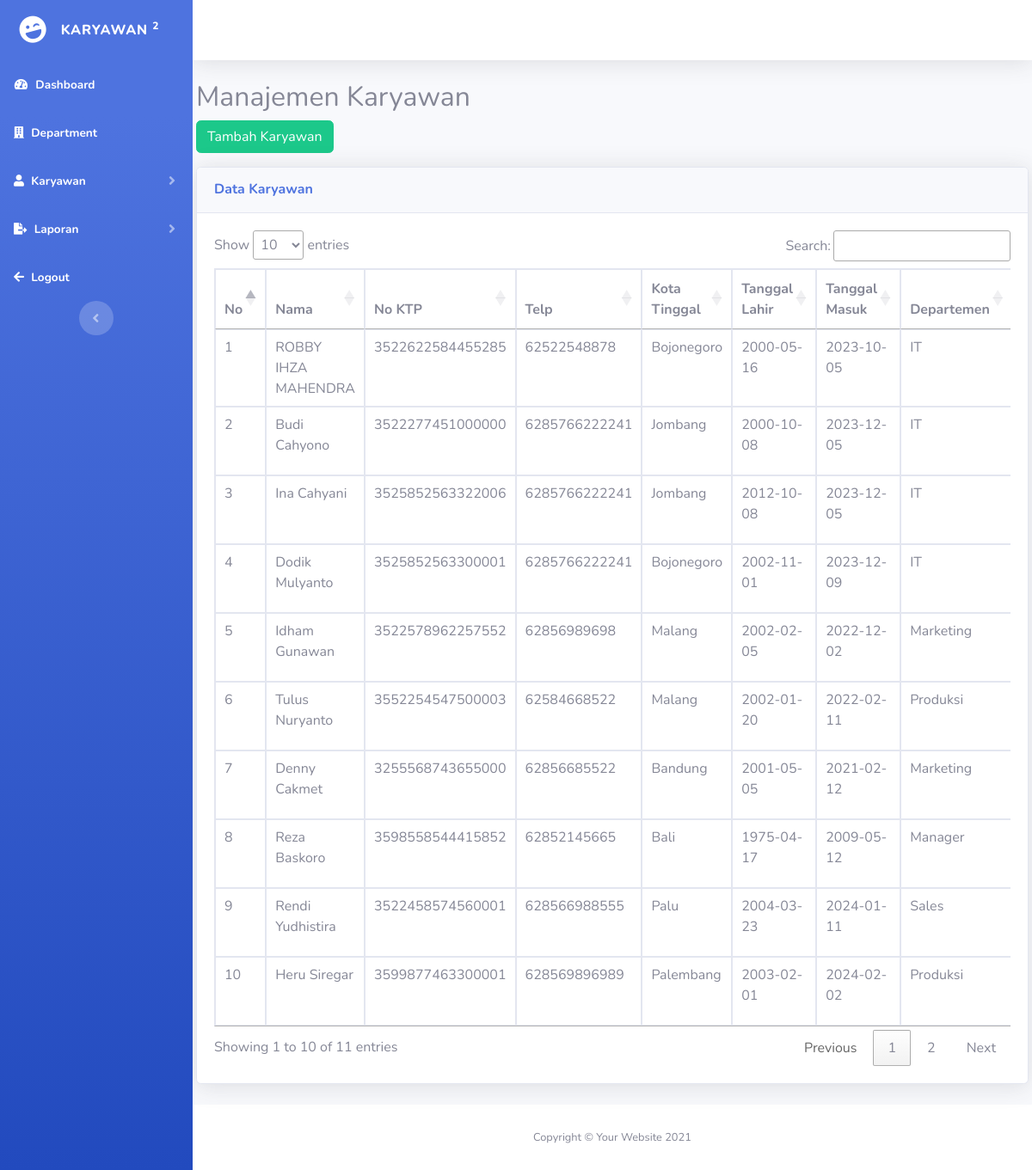
Page /karyawan.php on the committed database.
### tables this page shows
CREATE TABLE `karyawan` (
  `IDKaryawan` int(11) NOT NULL,
  `Nama` varchar(30) NOT NULL,
  `NoKTP` varchar(20) NOT NULL,
  `Telp` varchar(20) NOT NULL,
  `Kota_Tinggal` varchar(20) NOT NULL,
  `Tanggal_lahir` date NOT NULL,
  `Tanggal_Masuk` date NOT NULL,
  `Department` int(11) DEFAULT NULL,
  `Kota_Penempatan` varchar(20) NOT NULL
);

CREATE TABLE `department` (
  `IDDept` int(11) NOT NULL,
  `Nama_Dept` varchar(15) NOT NULL
);

### karyawan.php (the view, shortened to what this page needs)
<?php include('template/header.php'); ?>
<?php include('template/sidebar.php'); ?>
<?php include('template/topbar.php'); ?>
<?php
include 'koneksi.php';
$employees = mysqli_query($koneksi, "SELECT k.*, d.Nama_Dept FROM karyawan k LEFT JOIN department d ON k.Department = d.IDDept");
?>
<div class="mx-1">
    <h2 class="mt-3">Manajemen Karyawan</h2>
    <a href="karyawan/add.php" class="btn btn-success mb-3">Tambah Karyawan</a>
    <div class="card shadow mb-4">
        <div class="card-header py-3">
            <h6 class="m-0 font-weight-bold text-primary">Data Karyawan</h6>
        </div>
        <div class="card-body">
            <div class="table-responsive">
                <table class="table table-bordered" id="dataTable" width="100%" cellspacing="0">
                    <thead>
                        <tr>
                            <th>No</th>
                            <th>Nama</th>
                            <th>No KTP</th>
                            <th>Telp</th>
                            <th>Kota Tinggal</th>
                            <th>Tanggal Lahir</th>
                            <th>Tanggal Masuk</th>
                            <th>Departemen</th>
                        </tr>
                    </thead>
                    <tbody>
                        <?php
                        $no = 1;
                        while ($row = mysqli_fetch_assoc($employees)): ?>
                        <tr>
                            <td><?php echo $no++; ?></td>
                            <td><?php echo $row['Nama']; ?></td>
                            <td><?php echo $row['NoKTP']; ?></td>
                            <td><?php echo $row['Telp']; ?></td>
                            <td><?php echo $row['Kota_Tinggal']; ?></td>
                            <td><?php echo $row['Tanggal_lahir']; ?></td>
                            <td><?php echo $row['Tanggal_Masuk']; ?></td>
                            <td><?php echo $row['Nama_Dept']; ?></td>
                        </tr>
                        <?php endwhile; ?>
                    </tbody>
                </table>
            </div>
        </div>
    </div>
</div>
<?php include('template/footer.php'); ?>
<link rel="stylesheet" href="https://cdn.datatables.net/1.10.21/css/jquery.dataTables.min.css">

### template/header.php (shortened to what this page needs)
<!DOCTYPE html>
<html lang="en">
<head>
    <link href="assets/vendor/fontawesome-free/css/all.min.css" rel="stylesheet" type="text/css">
    <link href="assets/css/sb-admin-2.min.css" rel="stylesheet">
</head>
<body id="page-top">
    <div id="wrapper">

### template/sidebar.php (shortened to what this page needs)
<ul class=" navbar-nav bg-gradient-primary sidebar sidebar-dark accordion" id="accordionSidebar">
    <a class="sidebar-brand d-flex align-items-center justify-content-center" href="index.php">
        <div class="sidebar-brand-icon rotate-n-15">
            <i class="fas fa-laugh-wink"></i>
        </div>
        <div class="sidebar-brand-text mx-3">Karyawan <sup>2</sup></div>
    </a>
    <li class="nav-item active">
        <a class="nav-link" href="soal3.php">
            <i class="fas fa-fw fa-tachometer-alt"></i>
            <span>Dashboard</span></a>
    </li>
    <li class="nav-item active">
        <a class="nav-link" href="department.php">
            <i class="fas fa-solid fa-building"></i>
            <span>Department</span></a>
    </li>
    <li class="nav-item active">
        <a class="nav-link collapsed" href="#" data-toggle="collapse" data-target="#collapseKaryawan"
            aria-expanded="true" aria-controls="collapseKaryawan">
            <i class="fas fa-solid fa-user"></i>
            <span>Karyawan</span>
        </a>
    </li>
    <li class="nav-item active">
        <a class="nav-link collapsed" href="#" data-toggle="collapse" data-target="#collapseLaporan"
            aria-expanded="true" aria-controls="collapseLaporan">
            <i class="fas fa-solid fa-file-export"></i>
            <span>Laporan</span>
        </a>
    </li>
    <li class="nav-item active">
        <a class="nav-link" href="index.php">
            <i class="fas fa-solid fa-arrow-left"></i>
            <span>Logout</span></a>
    </li>
    <div class="text-center d-none d-md-inline">
        <button class="rounded-circle border-0" id="sidebarToggle"></button>
    </div>
</ul>

### template/topbar.php (shortened to what this page needs)
<div id="content-wrapper" class="d-flex flex-column">
    <div id="content">
        <nav class="navbar navbar-expand navbar-light bg-white topbar mb-4 static-top shadow">
        </nav>

### template/footer.php (shortened to what this page needs)
<footer class="sticky-footer bg-white">
    <div class="container my-auto">
        <div class="copyright text-center my-auto">
            <span>Copyright &copy; Your Website 2021</span>
        </div>
    </div>
</footer>
</div>
</div>
</body>
</html>

### rows in the picture
karyawan: Nama "ROBBY IHZA MAHENDRA", NoKTP "3522622584455285", Telp "62522548878", Kota_Tinggal "Bojonegoro", Tanggal_lahir "2000-05-16", Tanggal_Masuk "2023-10-05", Department.Nama_Dept "IT"
karyawan: Nama "Budi Cahyono", NoKTP "3522277451000000", Telp "6285766222241", Kota_Tinggal "Jombang", Tanggal_lahir "2000-10-08", Tanggal_Masuk "2023-12-05", Department.Nama_Dept "IT"
karyawan: Nama "Ina Cahyani", NoKTP "3525852563322006", Telp "6285766222241", Kota_Tinggal "Jombang", Tanggal_lahir "2012-10-08", Tanggal_Masuk "2023-12-05", Department.Nama_Dept "IT"
karyawan: Nama "Dodik Mulyanto", NoKTP "3525852563300001", Telp "6285766222241", Kota_Tinggal "Bojonegoro", Tanggal_lahir "2002-11-01", Tanggal_Masuk "2023-12-09", Department.Nama_Dept "IT"
karyawan: Nama "Idham Gunawan", NoKTP "3522578962257552", Telp "62856989698", Kota_Tinggal "Malang", Tanggal_lahir "2002-02-05", Tanggal_Masuk "2022-12-02", Department.Nama_Dept "Marketing"
karyawan: Nama "Tulus Nuryanto", NoKTP "3552254547500003", Telp "62584668522", Kota_Tinggal "Malang", Tanggal_lahir "2002-01-20", Tanggal_Masuk "2022-02-11", Department.Nama_Dept "Produksi"
karyawan: Nama "Denny Cakmet", NoKTP "3255568743655000", Telp "62856685522", Kota_Tinggal "Bandung", Tanggal_lahir "2001-05-05", Tanggal_Masuk "2021-02-12", Department.Nama_Dept "Marketing"
karyawan: Nama "Reza Baskoro", NoKTP "3598558544415852", Telp "62852145665", Kota_Tinggal "Bali", Tanggal_lahir "1975-04-17", Tanggal_Masuk "2009-05-12", Department.Nama_Dept "Manager"
karyawan: Nama "Rendi Yudhistira", NoKTP "3522458574560001", Telp "628566988555", Kota_Tinggal "Palu", Tanggal_lahir "2004-03-23", Tanggal_Masuk "2024-01-11", Department.Nama_Dept "Sales"
karyawan: Nama "Heru Siregar", NoKTP "3599877463300001", Telp "628569896989", Kota_Tinggal "Palembang", Tanggal_lahir "2003-02-01", Tanggal_Masuk "2024-02-02", Department.Nama_Dept "Produksi"
